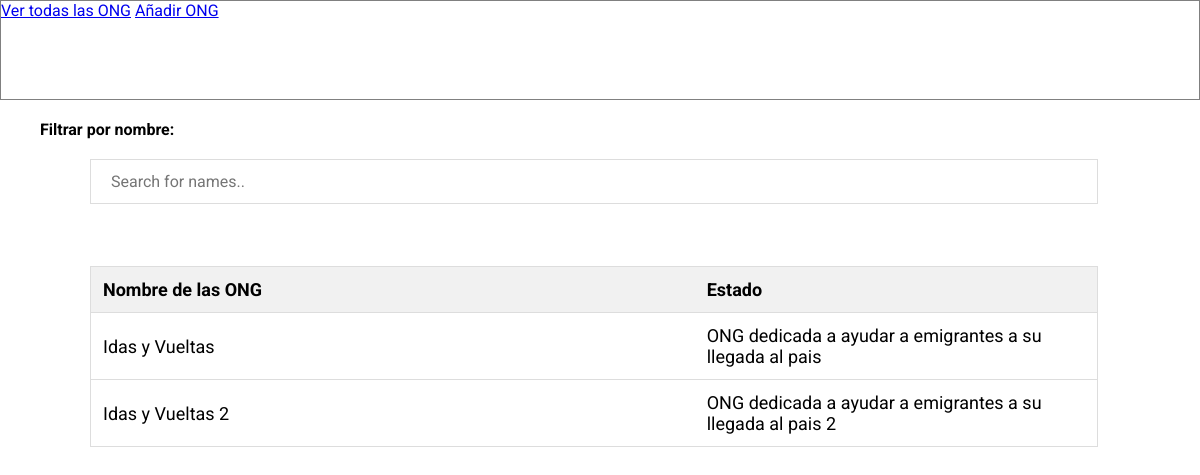
The app's page /admin/ongs, older data.
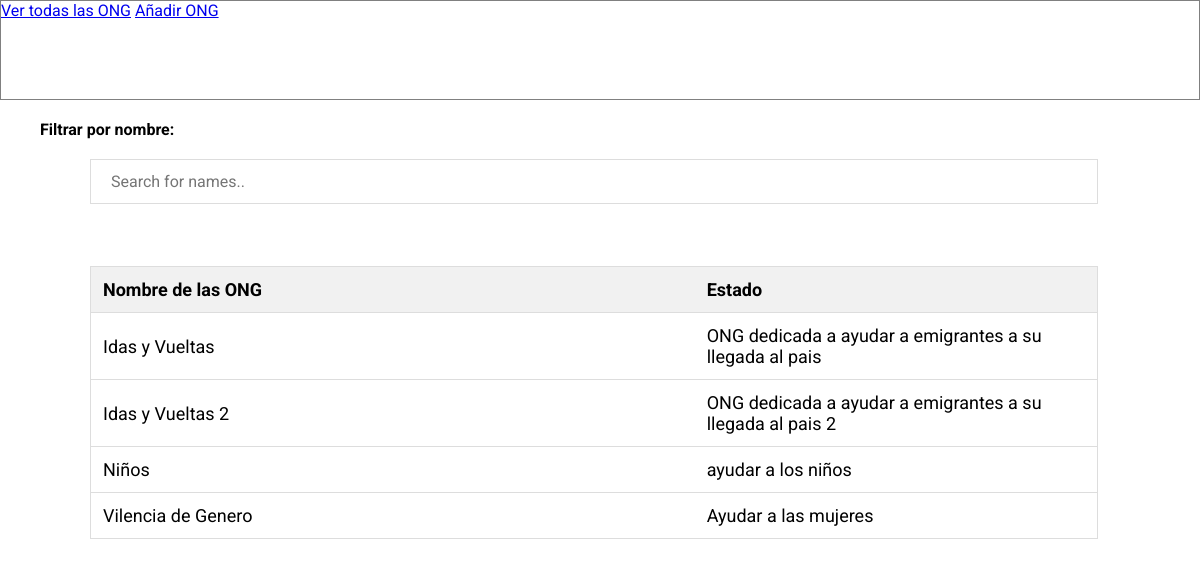
The same page, newer data.
### tables this page shows
CREATE TABLE ongs (id INTEGER PRIMARY KEY AUTOINCREMENT, name VARCHAR(50), description VARCHAR(500));

### app2.py (the view)
@app.route('/admin/ongs')
def tables():
    return render_template('admin/list_ong.html', ongs = db.get_ongs())

### web/services/db.py (called while the page is built)
def get_cursor():
    def dict_factory(c, r):
        d = {}
        for idx, col in enumerate(c.description):
            d[col[0]] = r[idx]
        return d
    c = sqlite3.connect(DB_NAME)
    c.row_factory = dict_factory
    cur = c.cursor()
    return cur

def get_ongs():
    cur = get_cursor()
    cur.execute('SELECT * FROM ongs')
    list_ong = cur.fetchall()
    cur.connection.close()
    return list_ong

### web/templates/admin/list_ong.html (shortened to what this page needs)
{% extends 'admin/layout.html' %}
{% block styles %}
<link rel="stylesheet" href="/static/styles/table.css">
{% endblock %}
{% block content%}
<div>
  <label class="label-filter" for="filter"><b>Filtrar por nombre:</b></label>
  <input type="text" id="myInput" onkeyup="myFunction()" placeholder="Search for names.." name="filter">
  </div>
  <table id="myTable">
    <tr class="header">
      <th style="width:60%;">Nombre de las ONG</th>
      <th style="width:40%;">Estado</th>
    </tr>
    {% for d in ongs %}
     <tr>
      <td>{{d['name']}}</td>
      <td>{{d['description']}}</td>
     </tr>
    {% endfor %}
  </table>
{% endblock %}

### web/templates/admin/layout.html (shortened to what this page needs)
<!DOCTYPE html>
<html lang="en">
<head>
    <link rel="stylesheet" href="/static/styles/styles.css">
    {% block styles %}{% endblock %}
</head>
<body>
    <nav>
        <a href="/admin/ongs">Ver todas las ONG</a>
        <a href="/admin/ongs/new">Añadir ONG</a>
    </nav>
    <main>
        {% block content %}{% endblock %}
    </main>
</body>
</html>

### web/static/styles/styles.css (style rules this page uses)
* { box-sizing: border-box; font-family: 'Roboto', sans-serif; margin: 0; padding: 0; }

### web/static/styles/table.css (style rules this page uses)
#myInput { background-image: url('/css/searchicon.png'); background-position: 10px 12px; background-repeat: no-repeat; width: 90%; font-size: 16px; padding: 12px 20px 12px 20px; border: 1px solid #ddd; margin: 20px 50px; margin-bottom: 12px; }
#myTable { border-collapse: collapse; width: 90%; border: 1px solid #ddd; font-size: 18px; margin: 50px 50px; }
#myTable th, #myTable td { text-align: left; padding: 12px; }
#myTable tr { border-bottom: 1px solid #ddd; }
#myTable tr.header, #myTable tr:hover { background-color: #f1f1f1; }

### web/templates/admin/layout.html (style rules this page uses)
nav { display: block; height: 100px; width: 100%; border: 1px solid gray; }
main { padding: 20px 40px; }

Row changes from the older to the newer data that the page shows:
added ongs: name "Niños", description "ayudar a los niños"
added ongs: name "Vilencia de Genero", description "Ayudar a las mujeres"
